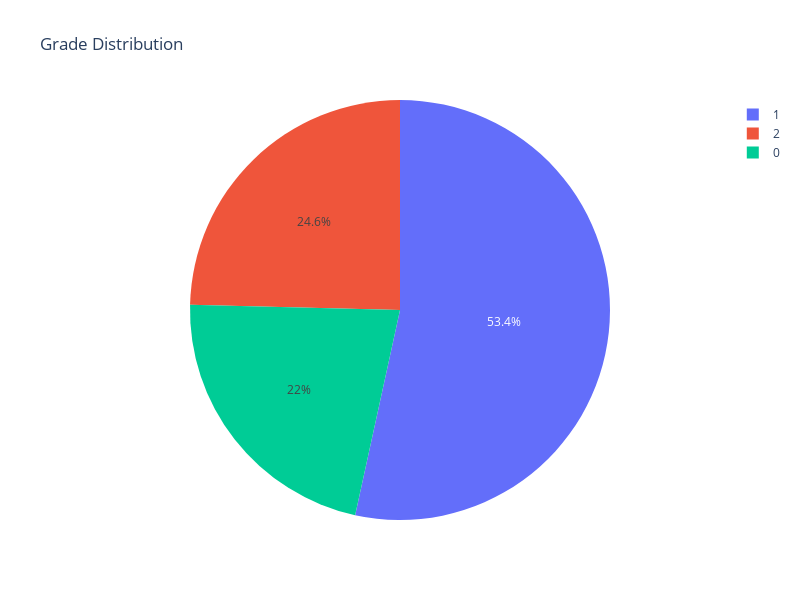

Notebook code for this chart:
### Code cell
fig = px.pie(stu_perf, names='Grade', title="Grade Distribution")
fig.update_layout(width=800, height=600)
fig.show()

### Figure 1 — Plotly figure (JSON) as saved in the notebook; plotly's stock layout.template omitted (floating-point values rounded to 4 significant figures; data arrays with more than 128 entries replaced by an {"elided": "..."} marker saying what was removed)
{"data": [{"domain": {"x": [0, 1], "y": [0, 1]}, "hovertemplate": "Grade=%{label}<extra></extra>", "labels": {"elided": "6607 int values"}, "legendgroup": "", "name": "", "showlegend": true, "type": "pie"}], "layout": {"height": 600, "legend": {"tracegroupgap": 0}, "title": {"text": "Grade Distribution"}, "width": 800}}
